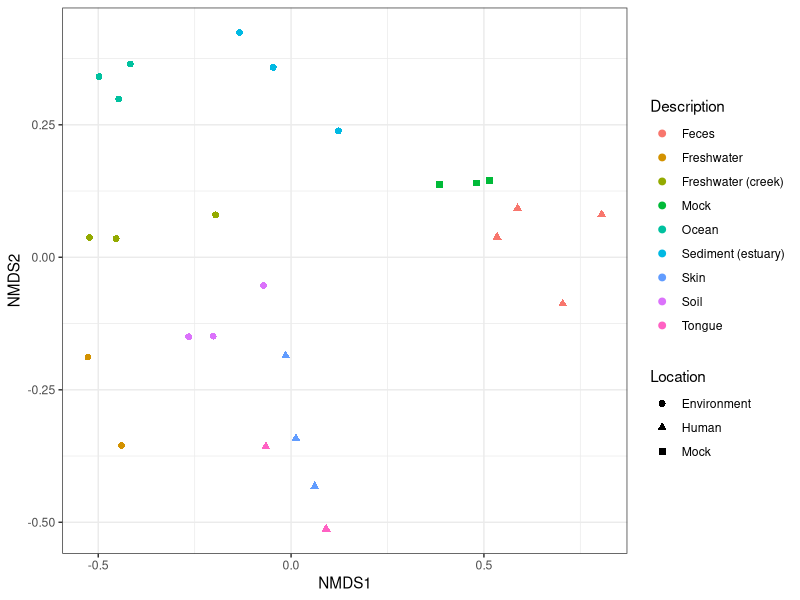
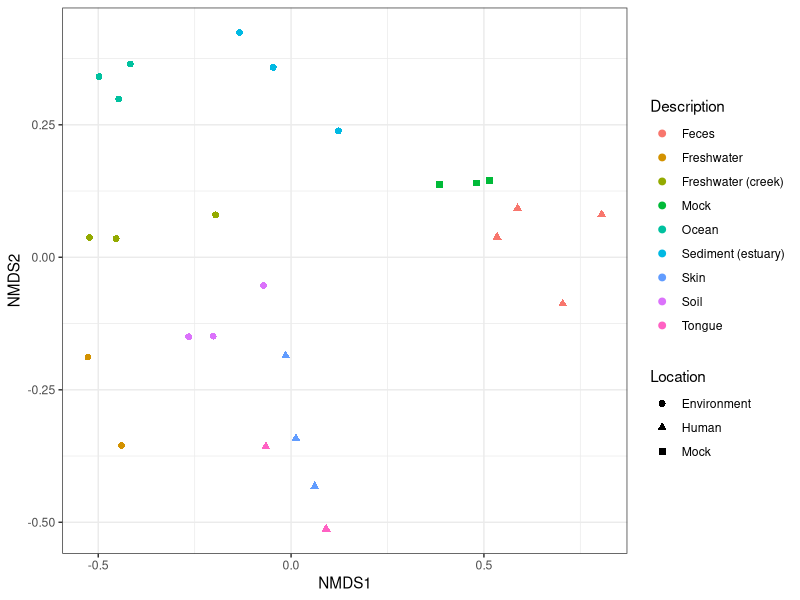

Source code (R) for these figures, in order:
# NMDS tutorial

# Author:   Marcus E. Johnson
# Email:    marcus.johnson@ec.gc.ca
# Date:     2024-01-15

# Copyright (c) Environment and Climate Change Canada, 2024

## Purpose:
# This R script accompanies the tutorial "NMDS analysis of sequencing data"
# and uses the example dataset from phyloseq::GlobalPatterns by Caporaso et al 
# available at https://doi.org/10.1073/pnas.1000080107 

## Notes:
# The section headers match the accompanying documnet and may not be ordered
# correctly numerically in the document. Missing header numbers do not indicate
# a missing section.


# Start-up ----------------------------------------------------------------
## 1.1 Required packages ----

library(vegan)
library(tidyverse)

## 1.3 Included example ----

df_otu <- read.table(file = "example_data/counts.txt",
                     sep = "\t", header = T, row.names = 1)
df_meta <- read.table(file = "example_data/metadata.txt",
                      sep = "\t", header = T, row.names = 1)

head(df_meta)


# Analysis ----------------------------------------------------------------
## 2.1 Correctly formatting data ----

# check data type
class(df_meta$Description)
class(df_meta$Location)

# convert test variables to factors
df_meta$Description <- as.factor(df_meta$Description)
df_meta$Location <- as.factor(df_meta$Location)

# example of an ordered list
location_order <- c("Human", "Environment", "Mock") # list out all factors
ordered(df_meta$Location, location_order)

## 2.2 Conducting analysis ----
# Bray-Curtis analysis
bray_curtis_dist <- vegdist(t(df_otu), method = "bray")

# conduct ANOVA using dist. matrix
permanova_result <- adonis2(                 
  formula = bray_curtis_dist ~ Description,          # set formula of variables
  data = df_meta)                    # include the relevant metadata data frame

# example ANOVA with more than one variable
example_permanova <- adonis2(                 
  formula = bray_curtis_dist ~ Description + Location,   # formula of variables
  data = df_meta)                    # include the relevant metadata data frame

print(permanova_result) # collect results

# conduct an NMDS on the Bray-Curtis matrix
nmds_result <- metaMDS(bray_curtis_dist) 

# collect the scores from the nmds
nmds_data <- as.data.frame(scores(nmds_result))
nmds_data <- cbind(nmds_data, df_meta) # bind the columns from the meta data


# Graphing the results ----------------------------------------------------
## 3.1 Generating graphs ----

# create ggplot
nmds_plot <- ggplot(data = nmds_data, aes(x = NMDS1, y = NMDS2)) +
  geom_point(aes(col = Description, shape = Location), size = 2) +
  theme_bw()

nmds_plot # view the plot

## 3.2 Exporting graphs ----

ggsave(
  filename = "output/NMDS_scatterplot.PNG", # within the folder "output"
  plot = nmds_plot,
  width = 6.5, height = 4, 
  dpi = 300)
